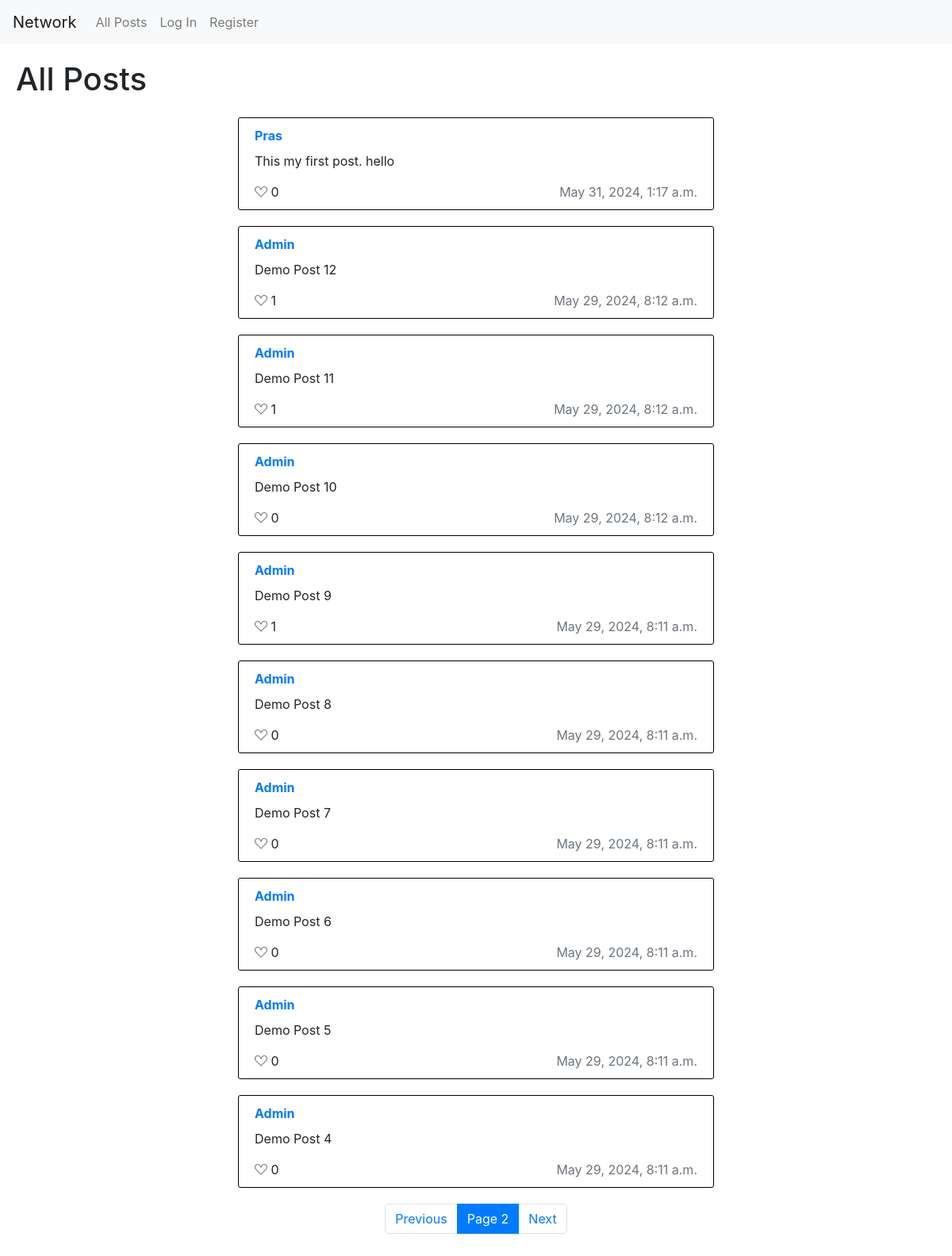
Screenshot of /?page=2 with the database file from the repository.
### network/models.py (models this page shows, shortened)
class Post(models.Model):
    poster = models.ForeignKey(User, on_delete=models.CASCADE, related_name="posts")
    content = models.TextField()
    date_created = models.DateTimeField(auto_now_add=True)
    liked_users = models.ManyToManyField(User, related_name="liked_posts", blank=True)

class User(AbstractUser):
    following = models.ManyToManyField("self", related_name="followers", symmetrical=False, blank=True)
    pass

### network/views.py (the view)
# urls.py: path("", views.index, name="index"),
def index(request):
    all_posts = Post.objects.all().order_by("-date_created")
    posts =  Paginator(all_posts, per_page=10)
    page = request.GET.get("page") or 1
    return render(request, "network/index.html", {
        "posts":posts.get_page(page),
    })

### network/templates/network/index.html (shortened to what this page needs)
{% extends "network/layout.html" %}
{% load static %}
{% block body %}
    <h1 class="mb-4"> All Posts </h1>
    <div id="all-posts">
        {% for post in posts %}
            <div class="post" data-post_id={{post.id}}>
                <div class="content-above-div" >
                    <a class="font-weight-bolder text-capitalize" href="{% url 'user_profile' post.poster.username %}"> {{ post.poster }} </a>
                </div>
                <div class="content"> {{ post.content }} </div>
                <div class="content-below-div">
                    <div class="likes">
                        {% if user.is_authenticated %}
                            {% if request.user in post.liked_users.all %}
                                <i class="bi bi-suit-heart-fill" data-like_url="{% url 'like_post' post.id %}"></i>
                            {% else %}
                                <i class="bi bi-suit-heart" data-like_url="{% url 'like_post' post.id %}"></i>
                            {% endif %}
                        {% else %}
                            <i class="bi bi-suit-heart text-muted"></i>
                        {% endif %}
                            <span class="likes-count"> {{ post.liked_users.count }} </span>
                    </div>
                    <div class="text-muted"> {{post.date_created}}</div>
                </div>
            </div>
        {% endfor %}
    </div>
    <nav aria-label="Page navigation example">
        <ul class="pagination justify-content-center">
            {% if posts.has_previous %}
                <li class="page-item"><a class="page-link" href="?page={{posts.previous_page_number}}">Previous</a></li>
            {% else %}
                <li class="page-item disabled"><a class="page-link">Previous</a></li>
            {% endif %}
            <li class="page-item active"><a class="page-link"> Page {{ posts.number }} </a></li>
            {% if posts.has_next %}
                <li class="page-item"><a class="page-link" href="?page={{posts.next_page_number}}">Next</a></li>
            {% else %}
                <li class="page-item disabled"><a class="page-link">Next</a></li>
            {% endif %}
        </ul>
    </nav>
{% endblock %}

### network/static/network/styles.css (style rules this page uses)
.post { margin: 20px auto; padding: 10px 20px; border: 1px solid black; border-radius: 3px; max-width: 600px; }
.content-above-div { padding-bottom: 8px; display: flex; flex-direction: row; justify-content: space-between; }
.content-below-div { padding-top: 15px; display: flex; flex-direction: row; justify-content: space-between; }
i { color: red; }

### rows the page displays
Post: poster "Pras", content "This my first post. hello", liked_users.count "0", date_created "May 31, 2024, 1:17 a.m."
Post: poster "Admin", content "Demo Post 12", liked_users.count "1", date_created "May 29, 2024, 8:12 a.m."
Post: poster "Admin", content "Demo Post 11", liked_users.count "1", date_created "May 29, 2024, 8:12 a.m."
Post: poster "Admin", content "Demo Post 10", liked_users.count "0", date_created "May 29, 2024, 8:12 a.m."
Post: poster "Admin", content "Demo Post 9", liked_users.count "1", date_created "May 29, 2024, 8:11 a.m."
Post: poster "Admin", content "Demo Post 8", liked_users.count "0", date_created "May 29, 2024, 8:11 a.m."
Post: poster "Admin", content "Demo Post 7", liked_users.count "0", date_created "May 29, 2024, 8:11 a.m."
Post: poster "Admin", content "Demo Post 6", liked_users.count "0", date_created "May 29, 2024, 8:11 a.m."
Post: poster "Admin", content "Demo Post 5", liked_users.count "0", date_created "May 29, 2024, 8:11 a.m."
Post: poster "Admin", content "Demo Post 4", liked_users.count "0", date_created "May 29, 2024, 8:11 a.m."

### other values shown
{{ posts.number }} "2"
